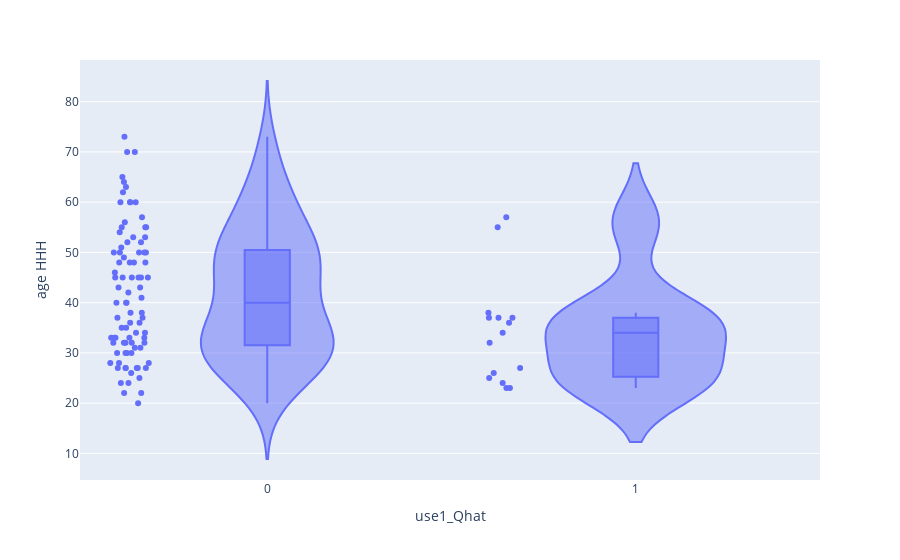

Notebook cell for this chart:
### Code cell
fig = px.violin(df, y='age HHH', x='use1_Qhat', box=True, points="all",
          hover_data=df.columns)
fig.show()

### Figure 1 — Plotly figure (JSON) as saved in the notebook; plotly's stock layout.template omitted (floating-point values rounded to 4 significant figures; data arrays with more than 128 entries replaced by an {"elided": "..."} marker saying what was removed)
{"data": [{"alignmentgroup": "True", "box": {"visible": true}, "customdata": {"elided": "103x102 float values"}, "hovertemplate": "use1_Qhat=%{x}<br>age HHH=%{y}<br>gender resp=%{customdata[0]}<br>age=%{customdata[1]}<br>Head_Household=%{customdata[2]}<br>adults_num=%{customdata[3]}<br>children_num=%{customdata[4]}<br>children1_num=%{customdata[5]}<br>totalhhcompo=%{customdata[6]}<br>leave=%{customdata[7]}<br>cfw_worker_num=%{customdata[8]}<br>cashspend_num=%{customdata[9]}<br>why_selected=%{customdata[10]}<br>fairselection=%{customdata[11]}<br>level_effort=%{customdata[12]}<br>gender_supervisor=%{customdata[13]}<br>salary_corect=%{customdata[14]}<br>salary_decided=%{customdata[15]}<br>usage1=%{customdata[16]}<br>usage2=%{customdata[17]}<br>usage3=%{customdata[18]}<br>usage4=%{customdata[19]}<br>usage5=%{customdata[20]}<br>usage6=%{customdata[21]}<br>usage7=%{customdata[22]}<br>usage8=%{customdata[23]}<br>usage9=%{customdata[24]}<br>usage10=%{customdata[25]}<br>usage11=%{customdata[26]}<br>usage12=%{customdata[27]}<br>usage13=%{customdata[28]}<br>usage14=%{customdata[29]}<br>usage15=%{customdata[30]}<br>usage16=%{customdata[31]}<br>usage17=%{customdata[32]}<br>usage18=%{customdata[33]}<br>usage19=%{customdata[34]}<br>usage20=%{customdata[35]}<br>usage21=%{customdata[36]}<br>usage22=%{customdata[37]}<br>usage23=%{customdata[38]}<br>usage24=%{customdata[39]}<br>usage25=%{customdata[40]}<br>usage26=%{customdata[41]}<br>project_lasted=%{customdata[42]}<br>effect_lasted=%{customdata[43]}<br>increased_exp Wheat flour=%{customdata[44]}<br>increased_exp Sugar=%{customdata[45]}<br>increased_exp Veg Oil=%{customdata[46]}<br>increased_exp Milk=%{customdata[47]}<br>increased_exp Rice=%{customdata[48]}<br>increased_exp Meat=%{customdata[49]}<br>increased_exp Fish=%{customdata[50]}<br>increased_exp Fruits=%{customdata[51]}<br>increased_exp Water=%{customdata[52]}<br>increased_exp Health=%{customdata[53]}<br>increased_exp Clothes=%{customdata[54]}<br>increased_exp Qhat=%{customdata[55]}<br>increased_exp Education=%{customdata[56]}<br>increased_exp Not form above=%{customdata[57]}<br>diffcult_months January=%{customdata[58]}<br>diffcult_months February=%{customdata[59]}<br>diffcult_months March=%{customdata[60]}<br>diffcult_months April=%{customdata[61]}<br>diffcult_months May=%{customdata[62]}<br>diffcult_months June=%{customdata[63]}<br>diffcult_months July=%{customdata[64]}<br>diffcult_months August=%{customdata[65]}<br>diffcult_months September=%{customdata[66]}<br>diffcult_months October=%{customdata[67]}<br>diffcult_months November=%{customdata[68]}<br>diffcult_months December=%{customdata[69]}<br>investment=%{customdata[70]}<br>ablegenerate_income=%{customdata[71]}<br>amt=%{customdata[72]}<br>more_work=%{customdata[73]}<br>male%=%{customdata[74]}<br>age_mean=%{customdata[75]}<br>age_median=%{customdata[76]}<br>educ_highest=%{customdata[77]}<br>educ_median=%{customdata[78]}<br>contrib%=%{customdata[79]}<br>contrib_tot=%{customdata[80]}<br>femalecontrib%=%{customdata[81]}<br>gender HHH=%{customdata[82]}<br>cfw_worker_HH%=%{customdata[83]}<br>cfw_worker_women%=%{customdata[84]}<br>cfw_worker_age_mean=%{customdata[85]}<br>cashspend_HH_member_%=%{customdata[86]}<br>cashspend_Women%=%{customdata[87]}<br>cashspend_age_ponderated=%{customdata[88]}<br>Total_CFW_earned_USD=%{customdata[89]}<br>Total_CFW_earned_per_familymember=%{customdata[90]}<br>use1_Not form above=%{customdata[91]}<br>use1_Rice=%{customdata[92]}<br>use1_Wheat flour=%{customdata[93]}<br>Village_clean_Al-Samoud neighborhood alone, the martyr Badr=%{customdata[94]}<br>Village_clean_Aljamie=%{customdata[95]}<br>Village_clean_Alqatie=%{customdata[96]}<br>Village_clean_Anma'=%{customdata[97]}<br>Village_clean_Bayt bus=%{customdata[98]}<br>Village_clean_Hadah=%{customdata[99]}<br>Village_clean_Hayu aleumaal=%{customdata[100]}<br>Village_clean_Sanea' alqadimuh=%{customdata[101]}<extra></extra>", "legendgroup": "", "marker": {"color": "#636efa"}, "name": "", "offsetgroup": "", "orientation": "v", "points": "all", "scalegroup": "True", "showlegend": false, "type": "violin", "x": [0, 0, 0, 0, 0, 0, 0, 0, 0, 0, 0, 0, 0, 0, 0, 0, 0, 1, 0, 0, 0, 0, 0, 1, 0, 0, 1, 1, 0, 0, 0, 0, 0, 0, 0, 0, 0, 0, 0, 0, 0, 0, 0, 0, 0, 0, 0, 0, 1, 0, 0, 0, 0, 0, 0, 0, 0, 0, 1, 0, 0, 0, 1, 0, 0, 0, 0, 0, 0, 0, 1, 0, 0, 0, 0, 0, 0, 1, 0, 0, 0, 0, 0, 0, 1, 0, 0, 0, 0, 0, 1, 0, 0, 0, 0, 1, 1, 1, 1, 0, 0, 0, 0], "x0": " ", "xaxis": "x", "y": [55, 27, 50, 73, 33, 46, 31, 64, 34, 52, 48, 40, 50, 38, 45, 27, 60, 37, 54, 55, 20, 27, 65, 34, 45, 32, 36, 24, 36, 30, 45, 41, 40, 33, 56, 32, 36, 35, 22, 32, 34, 37, 33, 55, 49, 33, 27, 53, 27, 45, 60, 30, 40, 28, 31, 45, 35, 30, 26, 22, 24, 60, 25, 26, 45, 48, 32, 30, 27, 38, 38, 70, 48, 25, 27, 37, 32, 37, 42, 52, 57, 70, 43, 50, 32, 50, 50, 63, 33, 28, 23, 43, 62, 60, 53, 55, 23, 37, 57, 51, 28, 24, 48], "y0": " ", "yaxis": "y"}], "layout": {"legend": {"tracegroupgap": 0}, "margin": {"t": 60}, "violinmode": "group", "xaxis": {"anchor": "y", "domain": [0, 1], "title": {"text": "use1_Qhat"}}, "yaxis": {"anchor": "x", "domain": [0, 1], "title": {"text": "age HHH"}}}}
